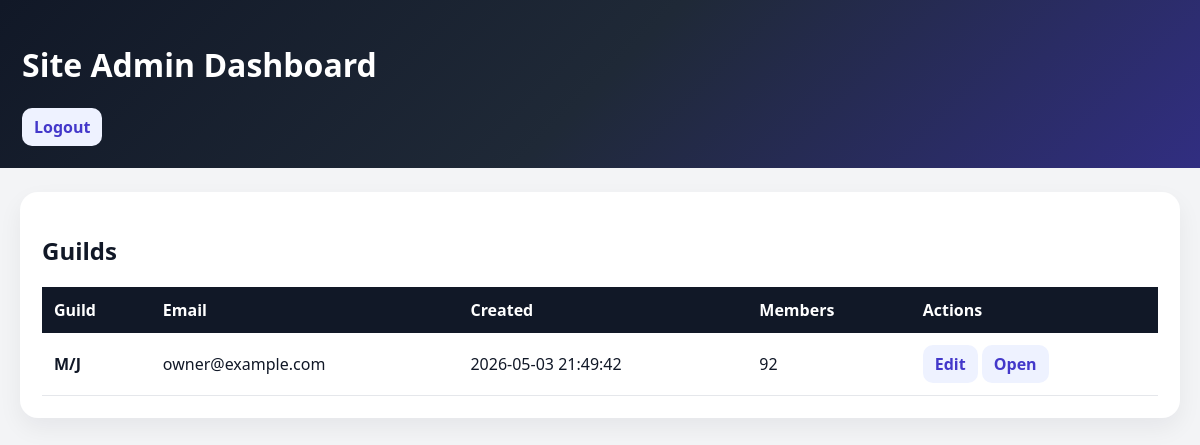
The app's page /site-admin (signed in) with its own data.
### tables this page shows
CREATE TABLE guilds (
            id INTEGER PRIMARY KEY AUTOINCREMENT,
            guild_tag TEXT UNIQUE COLLATE BINARY,
            email TEXT,
            guild_password_hash TEXT,
            admin_password_hash TEXT,
            created_at TEXT,
            updated_at TEXT
        );

### main.py (the view)
@app.get("/site-admin", response_class=HTMLResponse)
def site_admin_dashboard(request: Request):
    if not is_site_admin(request):
        return RedirectResponse(url="/site-admin/login", status_code=302)
    conn = get_conn()
    rows = conn.execute("""
        SELECT g.*, COUNT(m.id) AS member_count
        FROM guilds g
        LEFT JOIN members m ON m.guild_id = g.id
        GROUP BY g.id
        ORDER BY g.created_at DESC
    """).fetchall()
    conn.close()
    return templates.TemplateResponse(request, "site_admin_dashboard.html", {"guilds": rows})

### templates/site_admin_dashboard.html (shortened to what this page needs)
<!DOCTYPE html><html><head></head><body><div class="topbar"><h1>Site Admin Dashboard</h1><a class="btn" href="/site-admin/logout">Logout</a></div><div class="container"><div class="card"><h2>Guilds</h2><table><thead><tr><th>Guild</th><th>Email</th><th>Created</th><th>Members</th><th>Actions</th></tr></thead><tbody>{% for g in guilds %}<tr><td><strong>{{ g.guild_tag }}</strong></td><td>{{ g.email }}</td><td>{{ g.created_at }}</td><td>{{ g.member_count }}</td><td><a class="btn" href="/site-admin/guild/{{ g.id }}">Edit</a> <a class="btn" href="/site-admin/impersonate/{{ g.id }}">Open</a></td></tr>{% endfor %}</tbody></table></div></div></body></html>

### templates/site_admin_dashboard.html (style rules this page uses)
* { box-sizing:border-box;font-family:Segoe UI,Arial,sans-serif }
body { margin:0;background:#f3f4f6;color:#111827 }
.topbar { background:linear-gradient(135deg,#111827,#1f2937,#312e81);color:white;padding:22px }
.container { max-width:1200px;margin:24px auto;padding:0 20px }
.card { background:white;border-radius:18px;padding:22px;box-shadow:0 10px 24px rgba(15,23,42,.06) }
table { width:100%;border-collapse:collapse }
th { background:#111827;color:white;text-align:left;padding:12px }
td { padding:12px;border-bottom:1px solid #e5e7eb }
.btn { display:inline-block;text-decoration:none;background:#eef2ff;color:#4338ca;padding:8px 12px;border-radius:10px;font-weight:700 }

### records on screen
guilds: guild_tag "M/J", email "owner@example.com", created_at "2026-05-03 21:49:42", member_count "92"
